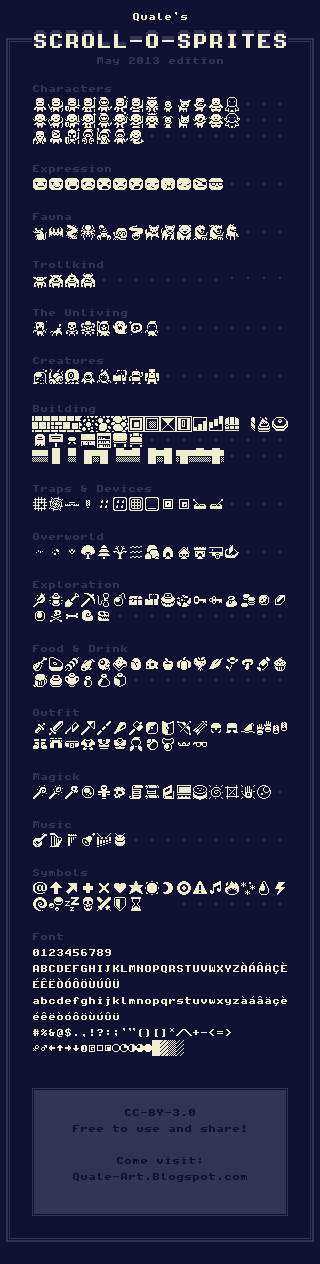
#> input picture pic/undefined - Imgur.png, 320 x 1264 px
$ python extract_scroll_sprites.py
#> lines starting #> are read from the running program, lines starting #| are printed output that depends on the picture; after the words box and inside, x2 and y2 are one past the last pixel; in counts of white or black regions, pixels touching at a corner belong together
#!/usr/bin/env python3
"""
Extract every 16x16 sprite category from Quale's SCROLL-O-SPRITES sheet
(May 2013, CC-BY-3.0) at pic/undefined - Imgur.png.

Generalises tools/extract_scroll_expressions.py: same TMS9918 quarter-block
byte layout, same preview style, but driven by a manifest covering all 14
sprite sections (Characters, Fauna, Trollkind, The Unliving, Creatures,
Building, Traps & Devices, Overworld, Exploration, Food & Drink, Outfit,
Magick, Music, Symbols).

Each section emits one ca65-style .asm under dev/lib/tms9918/ (one .byte
block per sprite, 32 bytes each, in TL/BL/TR/BR order) plus a preview PNG
under screenshots/. Outputs are gated by --write; default is dry-run with
.asm to stdout.

The font section (8x8 glyphs) is handled by extract_scroll_font.py.

Usage:
    python3 tools/extract_scroll_sprites.py --write             # all sections
    python3 tools/extract_scroll_sprites.py --only fauna --write
    python3 tools/extract_scroll_sprites.py --only fauna        # dry-run
    python3 tools/extract_scroll_sprites.py --verify-emotes     # diff Expression
"""
from __future__ import annotations

import argparse
import pathlib
import sys
from typing import List, Tuple

import numpy as np
from PIL import Image, ImageDraw, ImageFont


REPO = pathlib.Path(__file__).resolve().parents[1]
DEFAULT_SRC = REPO / "pic" / "undefined - Imgur.png"
LIB_DIR = REPO / "dev" / "lib" / "tms9918"
PREVIEW_DIR = REPO / "screenshots"

CELL_X0 = 32
CELL_PITCH = 16

# Manifest: (section_key, label_prefix, list of (cell_y, n_cells) per row,
#           optional list of semantic names — one per cell, in row-major order;
#           if None, falls back to numeric naming).
#
# Cell-y coordinates verified by pixel scan (see plan file). Each entry's
# total cell count must equal len(names) when names provided.
SECTIONS: List[dict] = [
    {
        "key": "characters",
        "prefix": "char",
        "title": "Characters",
        "rows": [(96, 13), (112, 13), (128, 7)],
        "names": [
            # Row 1 (slots 1..13)
            "normal_m", "archer_m", "knight_m", "priest_m",
            "thief_m", "wizard_m", "monk_m", "ruler_m",
            "child_m", "dog", "lunatic_m", "wrestler_m", "phantom_m",
            # Row 2 (slots 14..26)
            "normal_f", "archer_f", "knight_f", "priest_f",
            "thief_f", "wizard_f", "monk_f", "ruler_f",
            "child_f", "cat", "lunatic_f", "wrestler_f", "phantom_f",
            # Row 3 (slots 27..33)
            "elder_m", "pirate_m", "mage", "cultist",
            "necromancer_m", "assassin", "mermaid_f",
        ],
    },
    {
        "key": "expression",   # for --verify-emotes only; emit skipped by default
        "prefix": "emote",
        "title": "Expression",
        "rows": [(176, 12)],
        "names": [
            "serious", "happy", "excited", "sad", "hurt", "angry",
            "upset", "smug", "sick", "sleeping", "yarr", "nerd",
        ],
    },
    {
        "key": "fauna",
        "prefix": "fauna",
        "title": "Fauna",
        "rows": [(224, 13)],
        "names": [
            "rat", "bat", "centipede", "spider",
            "scorpion", "snail", "snake", "wolf",
            "lion", "bear", "drake", "dragon", "horse",
        ],
    },
    {
        "key": "trollkind",
        "prefix": "troll",
        "title": "Trollkind",
        "rows": [(272, 4)],
        "names": ["goblin", "hobgoblin", "cyclops", "orc"],
    },
    {
        "key": "unliving",
        "prefix": "undead",
        "title": "The Unliving",
        "rows": [(320, 8)],
        "names": [
            "skull", "hand", "crossbones", "diehard",
            "mummy", "ghost", "skull", "stalker",
        ],
    },
    {
        "key": "creatures",
        "prefix": "creat",
        "title": "Creatures",
        "rows": [(368, 8)],
        "names": [
            "jelly", "kraken", "gazer", "imp",
            "ifrit", "mimic", "automaton", "golem",
        ],
    },
    {
        "key": "building",
        "prefix": "bldg",
        "title": "Building",
        "rows": [(416, 16), (432, 7)],
        "names": [
            # Row 1 (slots 1..16)
            "brick_a", "brick_b", "brick_c",
            "stone_a", "stone_b", "stone_c",
            "panel_ready", "panel_used",
            "block", "slot",
            "house", "stairs", "battlement", "door_open",
            "pyre", "wheel",
            # Row 2 (slots 17..23)
            "tombstone", "sign", "stool",
            "cupboard", "bookcase", "table", "bed",
        ],
    },
    {
        "key": "traps_devices",
        "prefix": "trap",
        "title": "Traps & Devices",
        "rows": [(496, 12)],
        "names": [
            "grate", "web", "beartrap_ready", "beartrap_used",
            "trap_ready", "trap_used", "trapdoor_ready", "trapdoor_used",
            "button_ready", "button_used", "switch_left", "switch_right",
        ],
    },
    {
        "key": "overworld",
        "prefix": "world",
        "title": "Overworld",
        "rows": [(544, 13)],
        "names": [
            "grass", "pebbles", "flower",
            "tree_full", "tree_pine", "tree_bare",
            "waves", "boulders",
            "cave", "house", "castlle", "cart", "ship",
        ],
    },
    {
        "key": "exploration",
        "prefix": "expl",
        "title": "Exploration",
        "rows": [(592, 16), (608, 5)],
        "names": [
            # Row 1
            "torch", "lantern", "shovel", "pickaxe",
            "rope", "bomb", "chest_ready", "chest_used",
            "urn", "broken", "key_a", "key_b",
            "bag", "coins", "nugget", "crystal",
            # Row 2
            "gem", "corpse", "bone", "shell", "fossil",
        ],
    },
    {
        "key_b": "food_drink",
        "prefix": "food",
        "title": "Food & Drink",
        "rows": [(656, 16), (672, 6)],
        "names": [
            # Row 1
            "drumstick", "steak", "kebab", "fish",
            "eyeball", "bread", "egg", "cheese",
            "fruit", "vegetable", "root", "leaf",
            "herb", "mushroom", "candy", "cupcake",
            # Row 2
            "beer", "pot", "trophy", "vial", "bottle", "jug",
        ],
    },
    {
        "key": "outfit",
        "prefix": "outfit",
        "title": "Outfit",
        "rows": [(720, 16), (736, 11)],
        "names": [
            # Row 1
            "dagger", "sword", "axe", "spear",
            "pole", "club", "hammer", "shield_a",
            "shield_b", "bow", "arrows", "helm",
            "hood", "hat", "gloves", "bracers",
            # Row 2
            "boots", "pants", "belt",
            "tunic", "chainmail", "plate", "cloak",
            "ring", "necklace", "crown", "glasses",
        ],
    },
    {
        "key": "magick",
        "prefix": "magic",
        "title": "Magick",
        "rows": [(784, 15)],
        "names": [
            "staff", "wand", "rod", "orb",
            "ankh", "skull", "letter", "scroll",
            "book", "altar", "cauldron", "emanation",
            "totem", "divine", "arcane",
        ],
    },
    {
        "key": "music",
        "prefix": "music",
        "title": "Music",
        "rows": [(832, 6)],
        "names": ["lute", "harp", "pipes", "bell", "xylophone", "drum"],
    },
    {
        "key": "symbols",
        "prefix": "sym",
        "title": "Symbols",
        "rows": [(880, 16), (896, 7)],
        "names": [
            # Row 1
            "at", "up", "up_right", "plus", "ex", "heart",
            "star", "sun", "moon", "target", "warning", "music",
            "fire", "ice", "water", "lightning",
            # Row 2
            "confusion", "poison", "sleep", "dead", "attack",
            "defend", "wait",
        ],
    },
]


def load_bw(src: pathlib.Path) -> np.ndarray:
    img = Image.open(src).convert("RGB")
#> img is the input picture: PIL image 320x1264 RGB; mean R, G, B 35.4, 35.4, 64.9
    arr = np.array(img)
    cream = ((arr[:, :, 0] > 200) &
             (arr[:, :, 1] > 200) &
             (arr[:, :, 2] > 150)).astype(np.uint8)
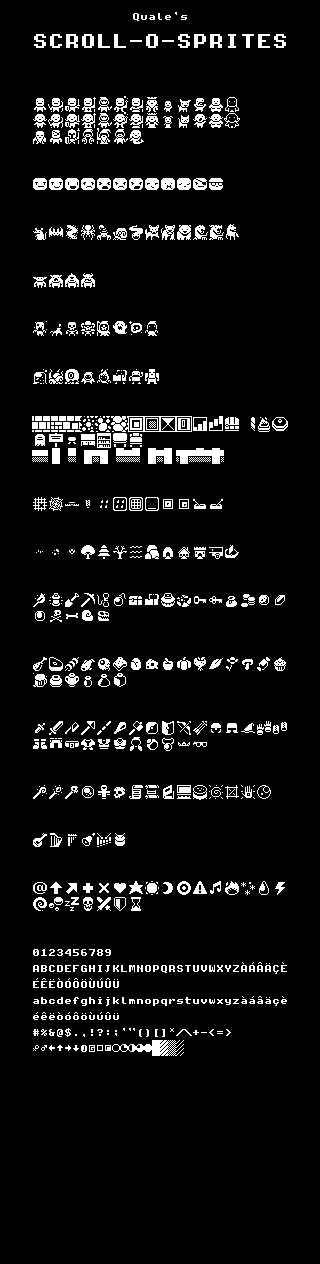
#> cream: shape (1264, 320); values 0 (black) and 1 (white), 6.7% white; 766 white regions (373 under 20 px), largest, box (x1, y1, x2, y2) and area: (112, 1040, 184, 1056) 496, (176, 448, 224, 464) 448, (111, 416, 192, 432) 415
    return cream


def extract_cell(bw: np.ndarray, x: int, y: int) -> np.ndarray:
    return bw[y:y + 16, x:x + 16]


# [194 lines left out: functions to_tms9918_bytes, cells_for_section, labels_for_section, emit_asm, render_preview, find_section and 1 more, not called in this run]


def main(argv: list[str]) -> int:
    p = argparse.ArgumentParser()
    p.add_argument("--src", type=pathlib.Path, default=DEFAULT_SRC)
    p.add_argument("--lib-dir", type=pathlib.Path, default=LIB_DIR)
    p.add_argument("--preview-dir", type=pathlib.Path, default=PREVIEW_DIR)
    p.add_argument("--only", type=str, default=None,
                   help="extract a single section by key")
    p.add_argument("--write", action="store_true",
                   help="write .asm files (default: stdout dry-run)")
    p.add_argument("--no-preview", action="store_true",
                   help="skip preview PNG generation")
    p.add_argument("--verify-emotes", action="store_true",
                   help="diff regenerated Expression vs sprites_emotes.asm")
    args = p.parse_args(argv)

    bw = load_bw(args.src)
    if args.verify_emotes:
        return verify_emotes(bw)

    sections = SECTIONS
    if args.only:
        sections = [find_section(args.only)]
    else:
        # Skip Expression in the default sweep -- it's already in
        # sprites_emotes.asm. Caller can opt in via --only expression.
#> (the run stopped early here; a loop or call above may not have finished)
